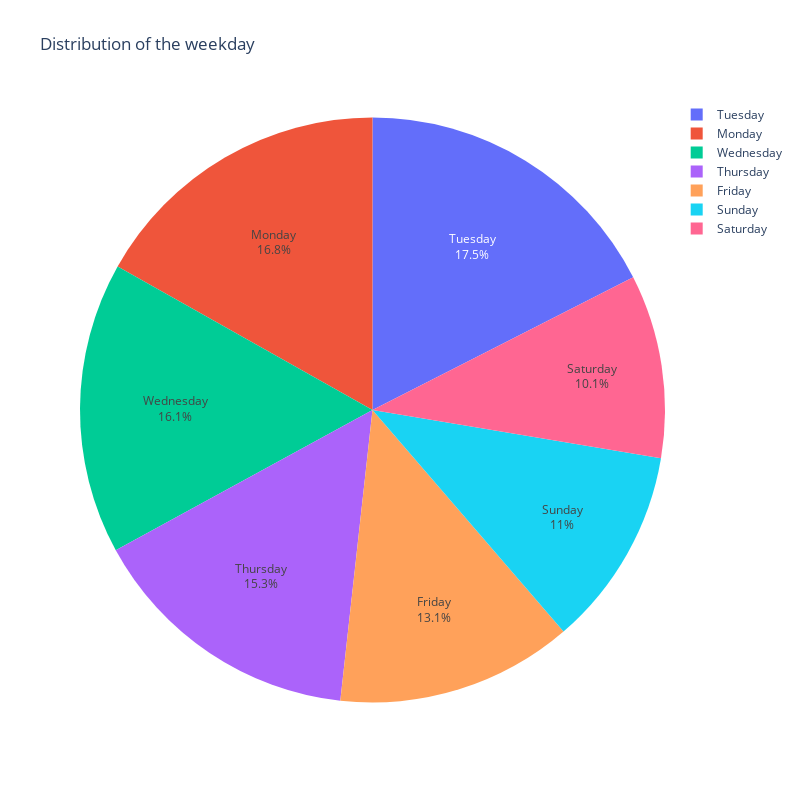

Here is the notebook cell this chart was saved with:
### Code cell
weekday_df = (
    kickstarter_df["created_at_weekday"].value_counts().to_frame().reset_index()
)
weekday_norm = kickstarter_df.value_counts(["created_at_weekday"], normalize=True)
weekday_df["norm"] = weekday_norm.values
weekday_df["label"] = weekday_df.apply(
    lambda x: x["created_at_weekday"] if x["norm"] >= 0.03 else "other", axis=1
)
other_weekday_df = weekday_df[weekday_df["label"] == "other"]
weekday_df.drop(other_weekday_df.index, inplace=True)
group_other_weekday_df = other_weekday_df.groupby("label").sum().reset_index()
weekday_df = pd.concat([weekday_df, group_other_weekday_df], axis=0)
weekday_df.drop(columns=["created_at_weekday"], inplace=True)
import plotly.graph_objects as go

# Pie chart for the distribution of the country, category, currency, created_at_weekday
# under 3
fig = go.Figure()
fig.add_trace(
    go.Pie(
        labels=weekday_df["label"],
        values=weekday_df["count"],
        name="weekday",
        text=weekday_df["label"],
    )
)
fig.update_layout(
    width=800,
    height=800,
    title_text="Distribution of the weekday",
    annotations=[
        dict(
            showarrow=False,
            x=0.5,
            y=0.5,
            text="",
            font_size=20,
            font_family="Arial",
        )
    ],
)
fig.show()

### Figure 1 — Plotly figure (JSON) as saved in the notebook; plotly's stock layout.template omitted (floating-point values rounded to 4 significant figures)
{"data": [{"labels": ["Tuesday", "Monday", "Wednesday", "Thursday", "Friday", "Sunday", "Saturday"], "name": "weekday", "text": ["Tuesday", "Monday", "Wednesday", "Thursday", "Friday", "Sunday", "Saturday"], "type": "pie", "values": [3612, 3474, 3325, 3155, 2699, 2277, 2090]}], "layout": {"annotations": [{"font": {"family": "Arial", "size": 20}, "showarrow": false, "text": "", "x": 0.5, "y": 0.5}], "height": 800, "title": {"text": "Distribution of the weekday"}, "width": 800}}
